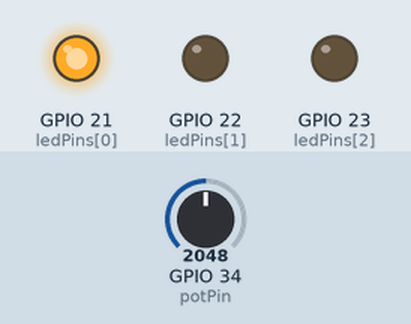
This sketch was run on a simulated ESP32. On the bench: output pins drawn as LEDs (lit = HIGH). The inputs (shaded band) are chosen by the test bench; at power-on: GPIO 34 (potPin) = 2048.

Above: at 1.2 s.
1.3 s: GPIO 34 (potPin) set to 2682
2.8 s: GPIO 34 (potPin) set to 2789
At 4.0 s:
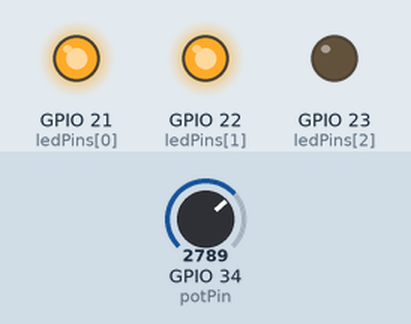
4.3 s: GPIO 34 (potPin) set to 4057
5.8 s: GPIO 34 (potPin) set to 4095
At 6.5 s:
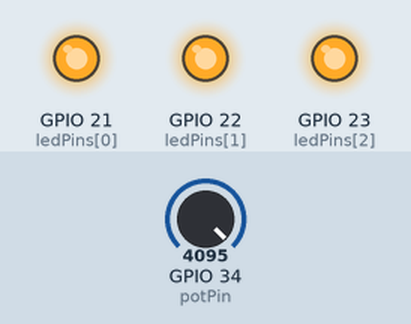
7.3 s: GPIO 34 (potPin) set to 1228
At 7.6 s:
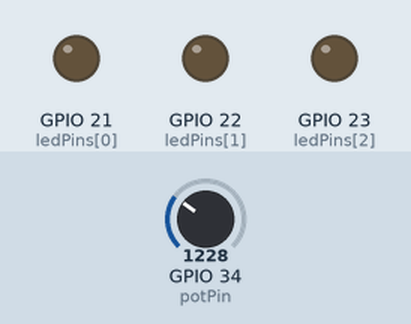
8.8 s: GPIO 34 (potPin) set to 1337
10.3 s: GPIO 34 (potPin) set to 1432
At 11.1 s:
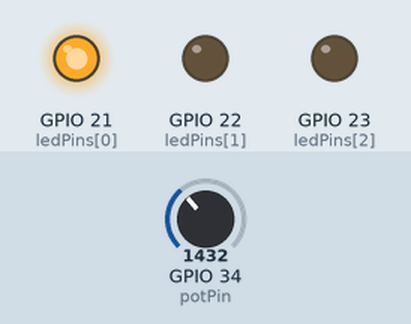
Timing chart, 0 to 12.8 s (numbered marks = the images above; inputs shaded):
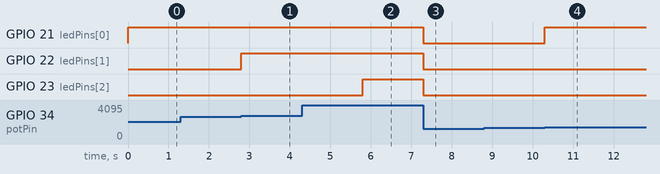

The sketch:

PotGraph.ino
```cpp
#include <Preferences.h>

// define potentiometer as pin 34
# define potPin 34

// define led count and an array for led pins
const int ledCount = 3;
int ledPins[] = {21,22,23};

// set up code, to run once
void setup() {

  // initialize each led as output
  for (int thisLed = 0; thisLed < ledCount; thisLed++) {
    pinMode(ledPins[thisLed], OUTPUT);
  }

  // initalize potentiometer as input
  pinMode(potPin, INPUT);

  //set baud rate
  Serial.begin(115200);

}

// main code, to run repeatedly
void loop() {

  // read potentiometer value and map it to a led value (from 0 to 3)
  int sensorReading = analogRead(potPin);
  int ledLevel = map(sensorReading, 0, 4095, 0, ledCount);

  // light all leds below the mapped led value
  for (int thisLed = 0; thisLed < ledCount; thisLed++) {
    if (thisLed < ledLevel) {
      digitalWrite(ledPins[thisLed], HIGH);
    }
    else {
      digitalWrite(ledPins[thisLed], LOW);
    }
  }

}
```

Measured:
- the behaviour switches between 2729 and 2730 on GPIO 34 (potPin) (found by bisection; images 0 and 1)
- the behaviour switches between 4094 and 4095 on GPIO 34 (potPin) (found by bisection; images 1 and 2)
- the behaviour switches between 1364 and 1365 on GPIO 34 (potPin) (found by bisection; images 3 and 4)
- after the input at 1.3 s, every drawn part: stays the same
- after the input at 2.8 s, GPIO 22 (ledPins[1]): LOW → HIGH at once
- after the input at 4.3 s, every drawn part: stays the same
- after the input at 5.8 s, GPIO 23 (ledPins[2]): LOW → HIGH at once
- after the input at 7.3 s, GPIO 21 (ledPins[0]), GPIO 22 (ledPins[1]), GPIO 23 (ledPins[2]): HIGH → LOW at once
- after the input at 8.8 s, every drawn part: stays the same
- after the input at 10.3 s, GPIO 21 (ledPins[0]): LOW → HIGH at once
